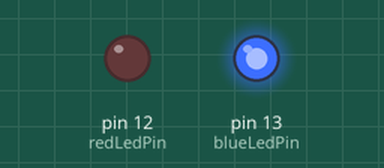
This sketch was run on a simulated Arduino Uno, built with avr-gcc and run on an emulated ATmega328P. Shown: output pins drawn as LEDs (lit = HIGH).

Above: at 0.5 s.
At 12.5 s:
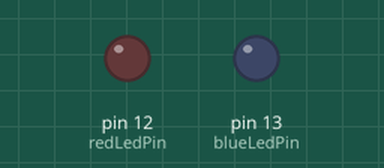
Timing chart, 0 to 17.6 s (numbered marks = the images above):
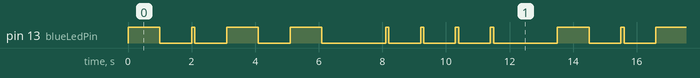

The sketch:

BlueBlink.ino
```cpp
// (licence header left out)
int startButtonPin = 2;  //The SW1 button is connected pin 2 of the Arduino.
int stopButtonPin = 3;   //The SW2 button is connected pin 3 of the Arduino.
int redLedPin = 12;   //The red LED is connected pin 12 of the Arduino.
int blueLedPin = 13;  //The blue LED is connected pin 13 of the Arduino.

int onTime = 2000;    //This is the number of milliseconds the LED will be on for.
int offTime = 500;    //This is the number of milliseconds the LED will be off for.

int thousandMillisecondTime =1000;
int hundredMillisecond = 100;

int startButtonState = 0;
int stopButtonState = 0;
int nowState = 0;

void setup() { //The Setup function runs once.
//  pinMode(startButtonPin, INPUT);  //Setup SW1 button pin as a input pin.
//  pinMode(stopButtonPin, INPUT);   //Setup SW2 button pin as a input pin.

  pinMode(redLedPin, OUTPUT);   //Setup Red LED pin as an output pin.
  pinMode(blueLedPin, OUTPUT);  //Setup Blue LED pin as an output pin.
}

void loop() { //The loop function runs forever.

//  //Level 1
//  digitalWrite(blueLedPin, HIGH);  //Turn on the blue LED.
//  delay(onTime);                   //Wait onTime.
//  digitalWrite(blueLedPin, LOW);   //Turn off the blue LED.
//  delay(offTime);                  //Wait offTime.
//
//  //Level 2-1
//  digitalWrite(blueLedPin, HIGH);
//  delay(50);
//  digitalWrite(blueLedPin, LOW);
//  delay(950);
//  //Level 2-2
//  digitalWrite(blueLedPin, HIGH);
//  delay(1000);
//  digitalWrite(blueLedPin, LOW);
//  delay(3000);
//  //Level 2-3
//  digitalWrite(blueLedPin, HIGH);
//  delay(100);
//  digitalWrite(blueLedPin, LOW);
//  delay(100);
//
//  //Level 3-1
//  //slow 3 times
//  digitalWrite(blueLedPin, HIGH);
//  delay(thousandMillisecondTime);
//  digitalWrite(blueLedPin, LOW);
//  delay(thousandMillisecondTime);
//  digitalWrite(blueLedPin, HIGH);
//  delay(thousandMillisecondTime);
//  digitalWrite(blueLedPin, LOW);
//  delay(thousandMillisecondTime);
//  digitalWrite(blueLedPin, HIGH);
//  delay(thousandMillisecondTime);
//  digitalWrite(blueLedPin, LOW);
//  delay(thousandMillisecondTime);
//  //fast 3 times
//  digitalWrite(blueLedPin, HIGH);
//  delay(hundredMillisecond);
//  digitalWrite(blueLedPin, LOW);
//  delay(hundredMillisecond);
//  digitalWrite(blueLedPin, HIGH);
//  delay(hundredMillisecond);
//  digitalWrite(blueLedPin, LOW);
//  delay(hundredMillisecond);
//  digitalWrite(blueLedPin, HIGH);
//  delay(hundredMillisecond);
//  digitalWrite(blueLedPin, LOW);
//  delay(hundredMillisecond);
//
//  //Level 3-2
  //Name: Yu-Hsuan Huang
  //First Name First Letter : Y
  digitalWrite(blueLedPin, HIGH);
  delay(thousandMillisecondTime);
  digitalWrite(blueLedPin, LOW);
  delay(thousandMillisecondTime);
  digitalWrite(blueLedPin, HIGH);
  delay(hundredMillisecond);
  digitalWrite(blueLedPin, LOW);
  delay(thousandMillisecondTime);
  digitalWrite(blueLedPin, HIGH);
  delay(thousandMillisecondTime);
  digitalWrite(blueLedPin, LOW);
  delay(thousandMillisecondTime);
  digitalWrite(blueLedPin, HIGH);
  delay(thousandMillisecondTime);
  digitalWrite(blueLedPin, LOW);
  delay(2000);    //Delay two seconds between two word
  //Last Name First Letter : H
  digitalWrite(blueLedPin, HIGH);
  delay(hundredMillisecond);
  digitalWrite(blueLedPin, LOW);
  delay(thousandMillisecondTime);
  digitalWrite(blueLedPin, HIGH);
  delay(hundredMillisecond);
  digitalWrite(blueLedPin, LOW);
  delay(thousandMillisecondTime);
  digitalWrite(blueLedPin, HIGH);
  delay(hundredMillisecond);
  digitalWrite(blueLedPin, LOW);
  delay(thousandMillisecondTime);
  digitalWrite(blueLedPin, HIGH);
  delay(hundredMillisecond);
  digitalWrite(blueLedPin, LOW);
  delay(2000);    //Delay two seconds between two word
//
//  //Level 4-1
//  startButtonState = digitalRead(startButtonPin); //Get SW1 button state
//  stopButtonState = digitalRead(stopButtonPin);   //Get SW2 button state
//  if(startButtonState == LOW) { //SW1 button is clicked
//    nowState = 1;
//  }
//  if(stopButtonState == LOW) {  //SW2 button is clicked
//    nowState = 0;
//  }
//
//  if(nowState == 1) { //if SW1 button was clicked: start strobling
//    digitalWrite(blueLedPin, HIGH);
//    delay(hundredMillisecond);
//    digitalWrite(blueLedPin, LOW);
//    delay(hundredMillisecond);
//  }
//
//  //Level 4-2
//  digitalWrite(blueLedPin, HIGH);
//  delay(hundredMillisecond);
//  digitalWrite(blueLedPin, LOW);
//  delay(hundredMillisecond);
//  digitalWrite(redLedPin, HIGH);
//  delay(hundredMillisecond);
//  digitalWrite(redLedPin, LOW);
//  delay(hundredMillisecond);

}
```

Measured:
- by itself, pin 13 (blueLedPin): repeats every 13.5 s: LOW 1.0 s, HIGH 0.10 s, 2 × (LOW 1.0 s, HIGH 1.0 s), LOW 2.0 s, 3 × (HIGH 0.10 s, LOW 1.0 s), HIGH 0.10 s, LOW 2.0 s, HIGH 1.0 s
- by itself, everything shown: repeats every 13.5 s, in 16 steps
